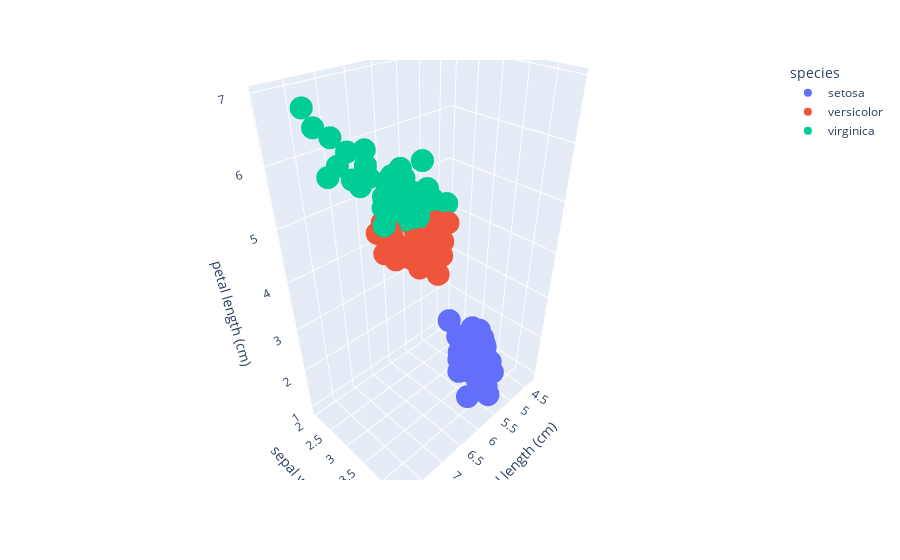

Notebook code cell kept with this figure:
### Markdown cell above
## Otros datos

### Code cell
import plotly.express as px
from sklearn import datasets
import pandas as pd

# Cargamos el conjunto de datos Iris
iris = datasets.load_iris()
X = iris.data
y = iris.target

# Convertimos a un DataFrame de Pandas
df = pd.DataFrame(X, columns=iris.feature_names)
df['species'] = pd.Categorical.from_codes(iris.target, iris.target_names)

# Creamos un gráfico 3D interactivo
fig = px.scatter_3d(df, x='sepal length (cm)', y='sepal width (cm)', z='petal length (cm)',
                    color='species')

# Mostrar el gráfico
fig.show()

### Figure 1 — Plotly figure (JSON) as saved in the notebook; plotly's stock layout.template omitted (floating-point values rounded to 4 significant figures)
{"data": [{"hovertemplate": "species=setosa<br>sepal length (cm)=%{x}<br>sepal width (cm)=%{y}<br>petal length (cm)=%{z}<extra></extra>", "legendgroup": "setosa", "marker": {"color": "#636efa", "symbol": "circle"}, "mode": "markers", "name": "setosa", "scene": "scene", "showlegend": true, "type": "scatter3d", "x": [5.1, 4.9, 4.7, 4.6, 5, 5.4, 4.6, 5, 4.4, 4.9, 5.4, 4.8, 4.8, 4.3, 5.8, 5.7, 5.4, 5.1, 5.7, 5.1, 5.4, 5.1, 4.6, 5.1, 4.8, 5, 5, 5.2, 5.2, 4.7, 4.8, 5.4, 5.2, 5.5, 4.9, 5, 5.5, 4.9, 4.4, 5.1, 5, 4.5, 4.4, 5, 5.1, 4.8, 5.1, 4.6, 5.3, 5], "y": [3.5, 3, 3.2, 3.1, 3.6, 3.9, 3.4, 3.4, 2.9, 3.1, 3.7, 3.4, 3, 3, 4, 4.4, 3.9, 3.5, 3.8, 3.8, 3.4, 3.7, 3.6, 3.3, 3.4, 3, 3.4, 3.5, 3.4, 3.2, 3.1, 3.4, 4.1, 4.2, 3.1, 3.2, 3.5, 3.6, 3, 3.4, 3.5, 2.3, 3.2, 3.5, 3.8, 3, 3.8, 3.2, 3.7, 3.3], "z": [1.4, 1.4, 1.3, 1.5, 1.4, 1.7, 1.4, 1.5, 1.4, 1.5, 1.5, 1.6, 1.4, 1.1, 1.2, 1.5, 1.3, 1.4, 1.7, 1.5, 1.7, 1.5, 1, 1.7, 1.9, 1.6, 1.6, 1.5, 1.4, 1.6, 1.6, 1.5, 1.5, 1.4, 1.5, 1.2, 1.3, 1.4, 1.3, 1.5, 1.3, 1.3, 1.3, 1.6, 1.9, 1.4, 1.6, 1.4, 1.5, 1.4]}, {"hovertemplate": "species=versicolor<br>sepal length (cm)=%{x}<br>sepal width (cm)=%{y}<br>petal length (cm)=%{z}<extra></extra>", "legendgroup": "versicolor", "marker": {"color": "#EF553B", "symbol": "circle"}, "mode": "markers", "name": "versicolor", "scene": "scene", "showlegend": true, "type": "scatter3d", "x": [7, 6.4, 6.9, 5.5, 6.5, 5.7, 6.3, 4.9, 6.6, 5.2, 5, 5.9, 6, 6.1, 5.6, 6.7, 5.6, 5.8, 6.2, 5.6, 5.9, 6.1, 6.3, 6.1, 6.4, 6.6, 6.8, 6.7, 6, 5.7, 5.5, 5.5, 5.8, 6, 5.4, 6, 6.7, 6.3, 5.6, 5.5, 5.5, 6.1, 5.8, 5, 5.6, 5.7, 5.7, 6.2, 5.1, 5.7], "y": [3.2, 3.2, 3.1, 2.3, 2.8, 2.8, 3.3, 2.4, 2.9, 2.7, 2, 3, 2.2, 2.9, 2.9, 3.1, 3, 2.7, 2.2, 2.5, 3.2, 2.8, 2.5, 2.8, 2.9, 3, 2.8, 3, 2.9, 2.6, 2.4, 2.4, 2.7, 2.7, 3, 3.4, 3.1, 2.3, 3, 2.5, 2.6, 3, 2.6, 2.3, 2.7, 3, 2.9, 2.9, 2.5, 2.8], "z": [4.7, 4.5, 4.9, 4, 4.6, 4.5, 4.7, 3.3, 4.6, 3.9, 3.5, 4.2, 4, 4.7, 3.6, 4.4, 4.5, 4.1, 4.5, 3.9, 4.8, 4, 4.9, 4.7, 4.3, 4.4, 4.8, 5, 4.5, 3.5, 3.8, 3.7, 3.9, 5.1, 4.5, 4.5, 4.7, 4.4, 4.1, 4, 4.4, 4.6, 4, 3.3, 4.2, 4.2, 4.2, 4.3, 3, 4.1]}, {"hovertemplate": "species=virginica<br>sepal length (cm)=%{x}<br>sepal width (cm)=%{y}<br>petal length (cm)=%{z}<extra></extra>", "legendgroup": "virginica", "marker": {"color": "#00cc96", "symbol": "circle"}, "mode": "markers", "name": "virginica", "scene": "scene", "showlegend": true, "type": "scatter3d", "x": [6.3, 5.8, 7.1, 6.3, 6.5, 7.6, 4.9, 7.3, 6.7, 7.2, 6.5, 6.4, 6.8, 5.7, 5.8, 6.4, 6.5, 7.7, 7.7, 6, 6.9, 5.6, 7.7, 6.3, 6.7, 7.2, 6.2, 6.1, 6.4, 7.2, 7.4, 7.9, 6.4, 6.3, 6.1, 7.7, 6.3, 6.4, 6, 6.9, 6.7, 6.9, 5.8, 6.8, 6.7, 6.7, 6.3, 6.5, 6.2, 5.9], "y": [3.3, 2.7, 3, 2.9, 3, 3, 2.5, 2.9, 2.5, 3.6, 3.2, 2.7, 3, 2.5, 2.8, 3.2, 3, 3.8, 2.6, 2.2, 3.2, 2.8, 2.8, 2.7, 3.3, 3.2, 2.8, 3, 2.8, 3, 2.8, 3.8, 2.8, 2.8, 2.6, 3, 3.4, 3.1, 3, 3.1, 3.1, 3.1, 2.7, 3.2, 3.3, 3, 2.5, 3, 3.4, 3], "z": [6, 5.1, 5.9, 5.6, 5.8, 6.6, 4.5, 6.3, 5.8, 6.1, 5.1, 5.3, 5.5, 5, 5.1, 5.3, 5.5, 6.7, 6.9, 5, 5.7, 4.9, 6.7, 4.9, 5.7, 6, 4.8, 4.9, 5.6, 5.8, 6.1, 6.4, 5.6, 5.1, 5.6, 6.1, 5.6, 5.5, 4.8, 5.4, 5.6, 5.1, 5.1, 5.9, 5.7, 5.2, 5, 5.2, 5.4, 5.1]}], "layout": {"legend": {"title": {"text": "species"}, "tracegroupgap": 0}, "margin": {"t": 60}, "scene": {"domain": {"x": [0, 1], "y": [0, 1]}, "xaxis": {"title": {"text": "sepal length (cm)"}}, "yaxis": {"title": {"text": "sepal width (cm)"}}, "zaxis": {"title": {"text": "petal length (cm)"}}}}}
